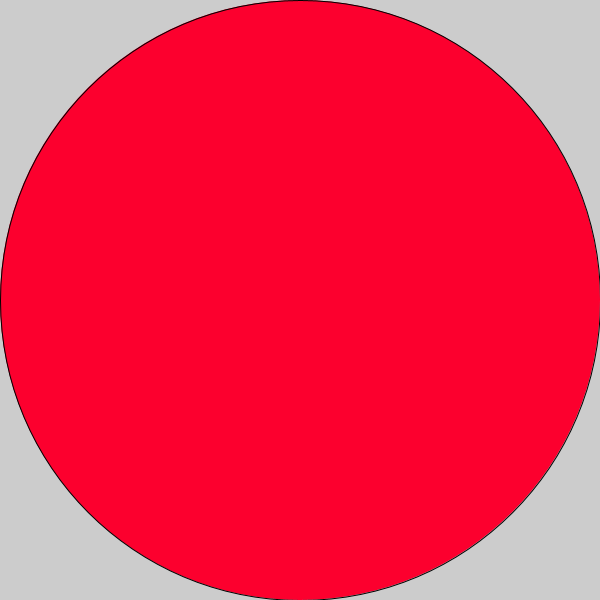
Frame 1 (no input)
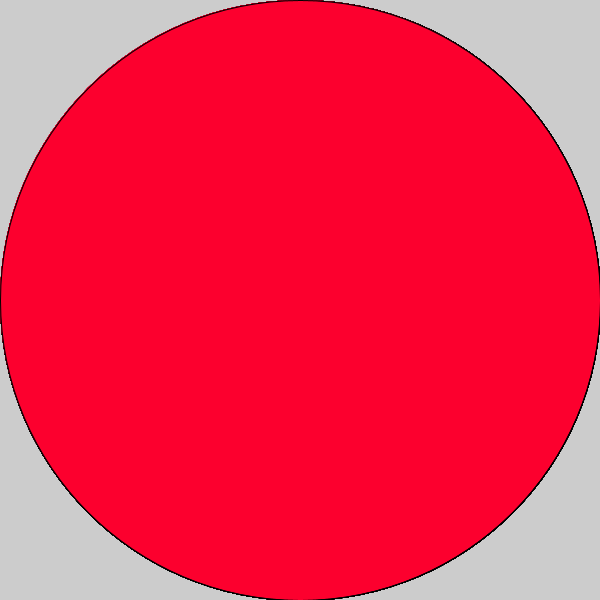
Frame 60 (the mouse pressed at the canvas centre just before this capture)
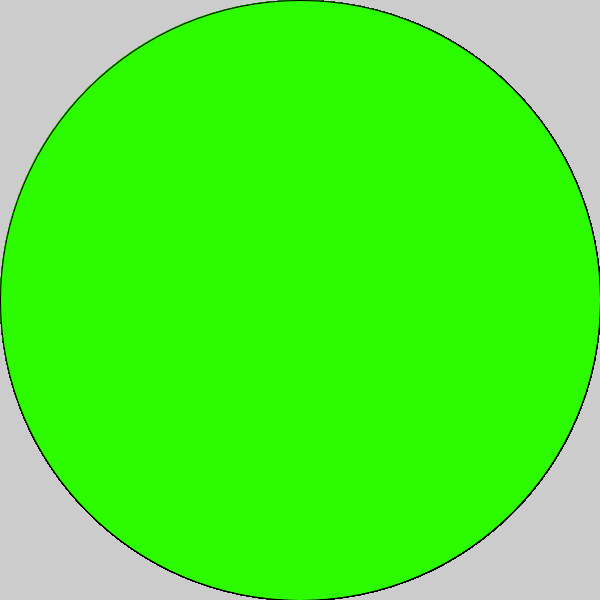
Frame 120 (the mouse held since frame 60 and released just before this capture)

The Processing sketch that drew these frames (run headless with seeded random() and noise(); from frame 60 on, the mouse is pressed at the canvas centre):

// Processing sketch: c_LogicalDot
// ── c_LogicalDot.pde

void setup() {
  
// 1. Set the size of the sketch. Make it 600 pixels square. 
  size(600,600);

}

void draw() {
  
// 2. Draw an ellipse
// Run the program to make sure it works before moving on.


// 3. Change the color of the ellipse when the mouse is pressed.
//    Use the following code, but put your colors where indicated
//    Remember to use the   fill()  command to set colors.

if (mousePressed) {
 
   //  put one color here 
  fill(#2DFC00);
} else {
  
   // put a different color here
  fill(#FC002E);
}  
  ellipse(300,300, 600,600);
  
  
}
